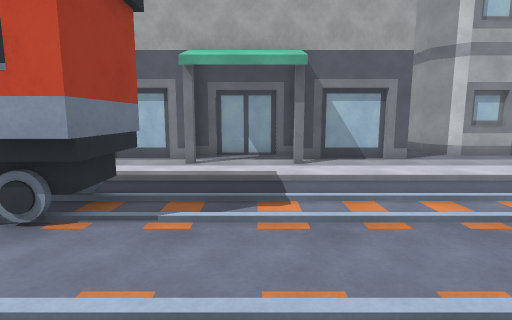
View 1 (above)

20 first-person views from a walk through a Unity game level. The camera is 1.5 m above the floor, tilts 8° down and sees 80° across. The floor is counted in squares, 1 m on a side. Each view is taken from the middle of a square. On the plan, view 1 faces up. The plan holds only what a view shows up to about 15 squares ahead; the rest is blank. The place goes on beyond the plan. The player is left out. Surface patterns are stand-ins for the level's own textures.

View 2
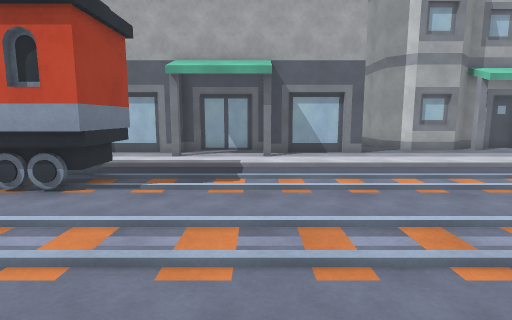

View 3
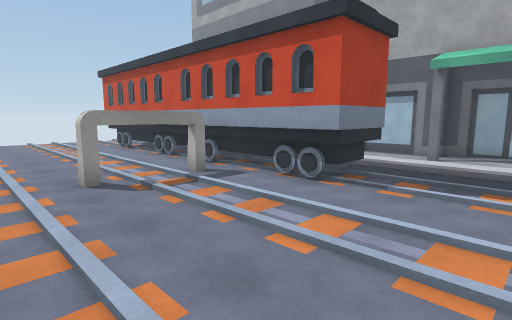

View 4
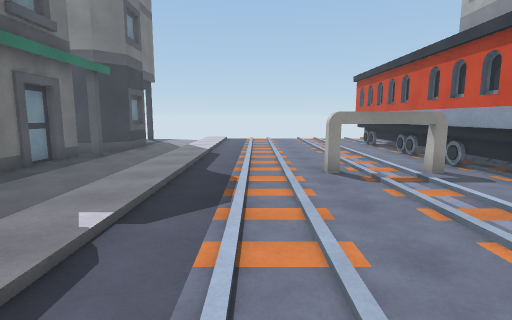

View 5
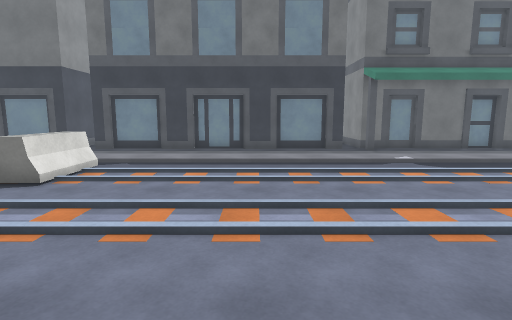

View 6
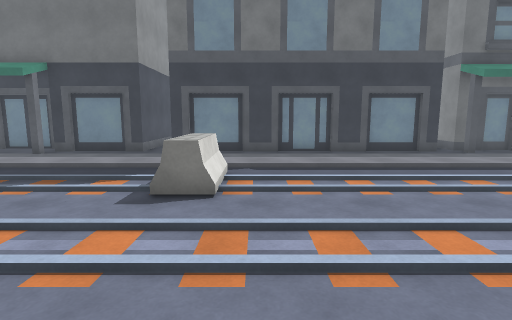

View 7
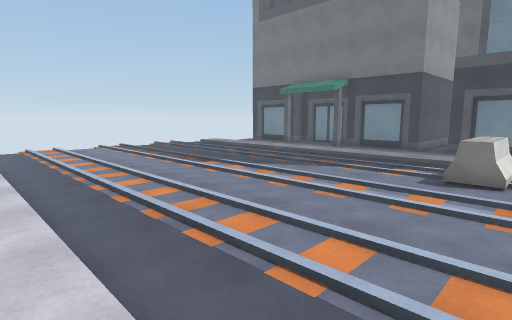

View 8
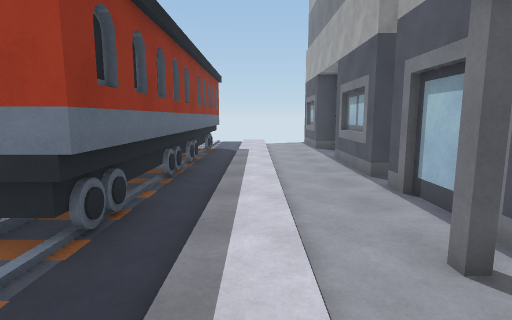

View 9
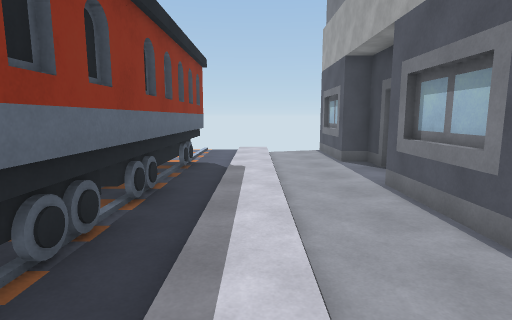

View 10
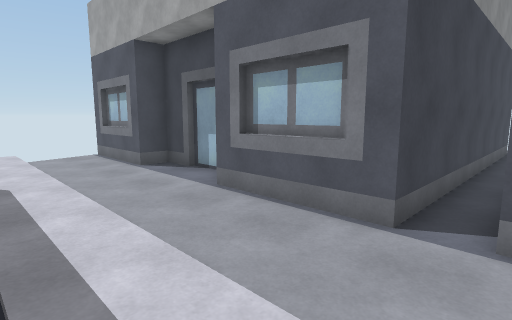

View 11
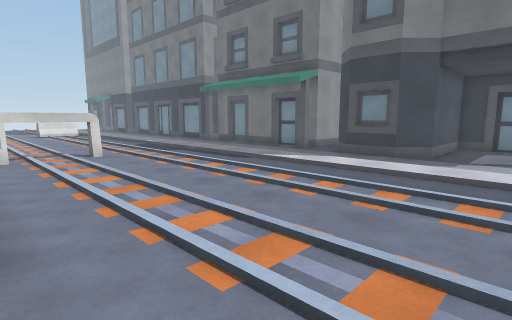

View 12
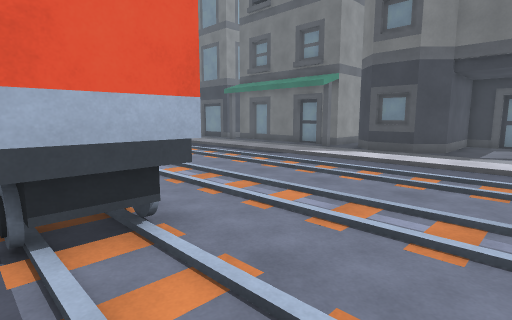

View 13
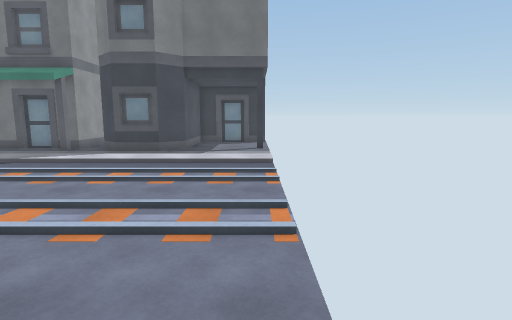

View 14
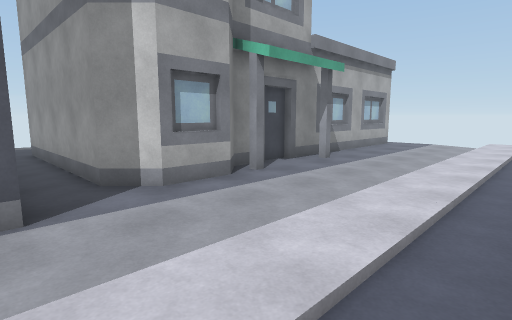

View 15
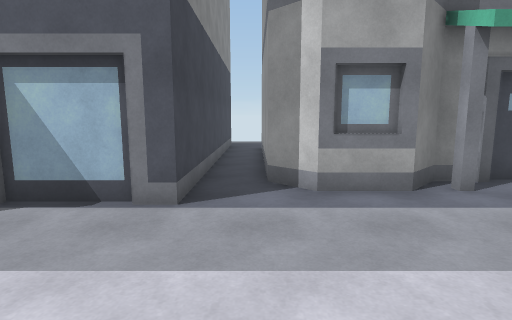

View 16
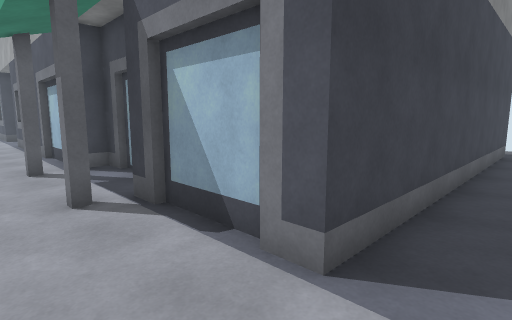

View 17
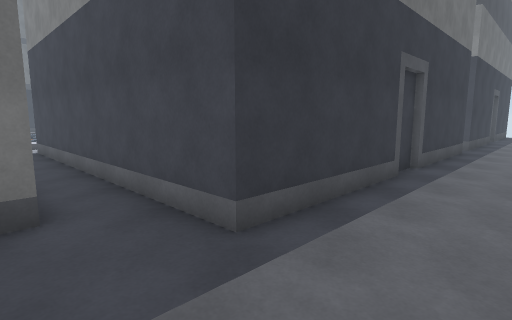

View 18
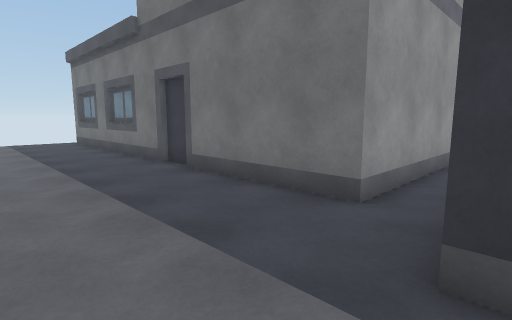

View 19
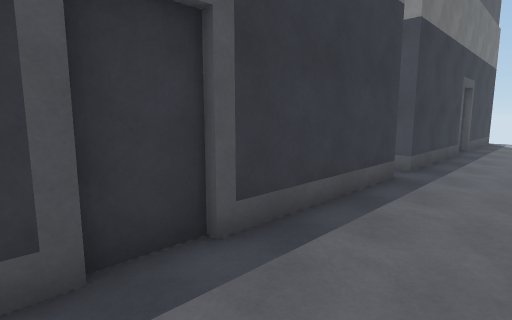

View 20
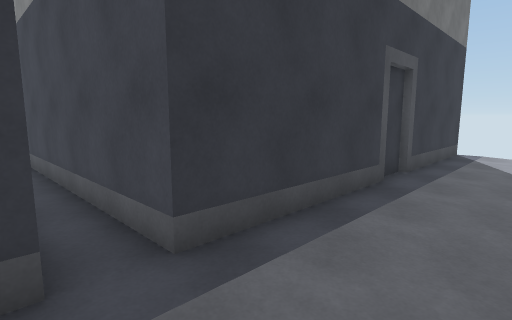

### Floor plan
Key: @ floor where view 1 was taken; # wall or solid block; x gap in a wall; . main floor; : floor 0.25 m higher than the main floor; / step, stairs or slope; B building; O other object.
Columns run from 20 left of view 1 to 14 right of it. Each row starts with its distance up from view 1.
 26         ..... ...... ...........
 25  ..................................
 24  ..................................
 23 #############.############.........
 22             #.           #.........
 21             #.           #.########
 20             #.           #.#
 19             #.           #.#
 18             #.           #.#
 17             #.           #.#
 16             #.           #.#
 15             #.           #.#
 14             #.           #.##   ###
 13      ####   #.    ####   #..#####.#
 12    ###..#####.#####..#####...BBB...
 11 #####....####.........x............
 10  .................#...#............
  9  ..................................
  8  ::::::::::::::::::::::::::::::::::
  7  //////////////////////////////////
  6  ...OOOOOOOOOOOOOOO................
  5    .OO.....O.....OO................
  4  ...OOOOOOOOOOOOOOO................
  3  .............O....................
  2  .............O....................
  1  .............O....................
  0  .............O.....@..............
 -1  ...........................OO.....
 -2  ...........................OO.....
 -3  ...........................OO.....
 -4  //////////////////////////// /////
 -5  ::::::::::::::::::::::::::::::::::
 -6         ..........
 -7  ..................................
 -8  ....#B#..B.......B................
 -9  B...# ##.#B#B#####################
-10   ...   #
-11   ...
-12   ...
-13    ##

Where each view was taken, in squares from view 1:
view 1: 0 up, 0 right, facing up
view 2: 2 down, 1 right, facing up
view 3: 2 down, 1 right, facing up-left
view 4: 2 down, 2 right, facing left
view 5: 6 up, 3 right, facing down
view 6: 5 up, 7 right, facing down
view 7: 8 up, 7 right, facing down-right
view 8: 8 up, 1 right, facing left
view 9: 8 up, 4 left, facing left
view 10: 7 up, 6 left, facing up-left
view 11: 4 up, 19 left, facing down-right
view 12: 6 up, 19 left, facing down-right
view 13: 6 up, 19 left, facing down
view 14: 6 up, 5 right, facing up-right
view 15: 6 up, 7 right, facing up
view 16: 9 up, 7 right, facing up-left
view 17: 26 up, 8 right, facing down-left
view 18: 26 up, 5 right, facing down-right
view 19: 26 up, 1 right, facing down-left
view 20: 26 up, 6 left, facing down-left
